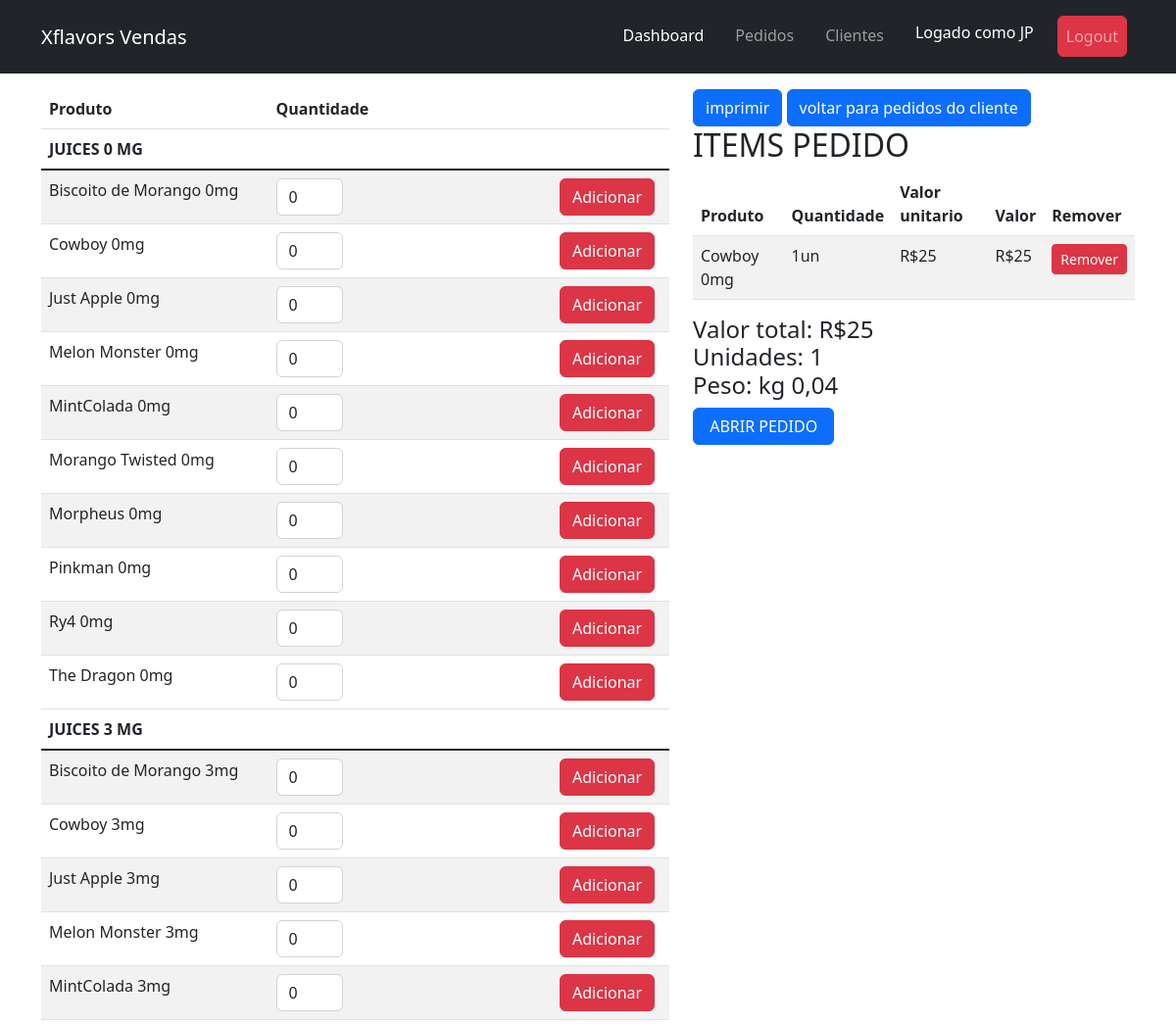
/pedido/14/42/ (signed in, upper part), run on an earlier commit of the app's database.
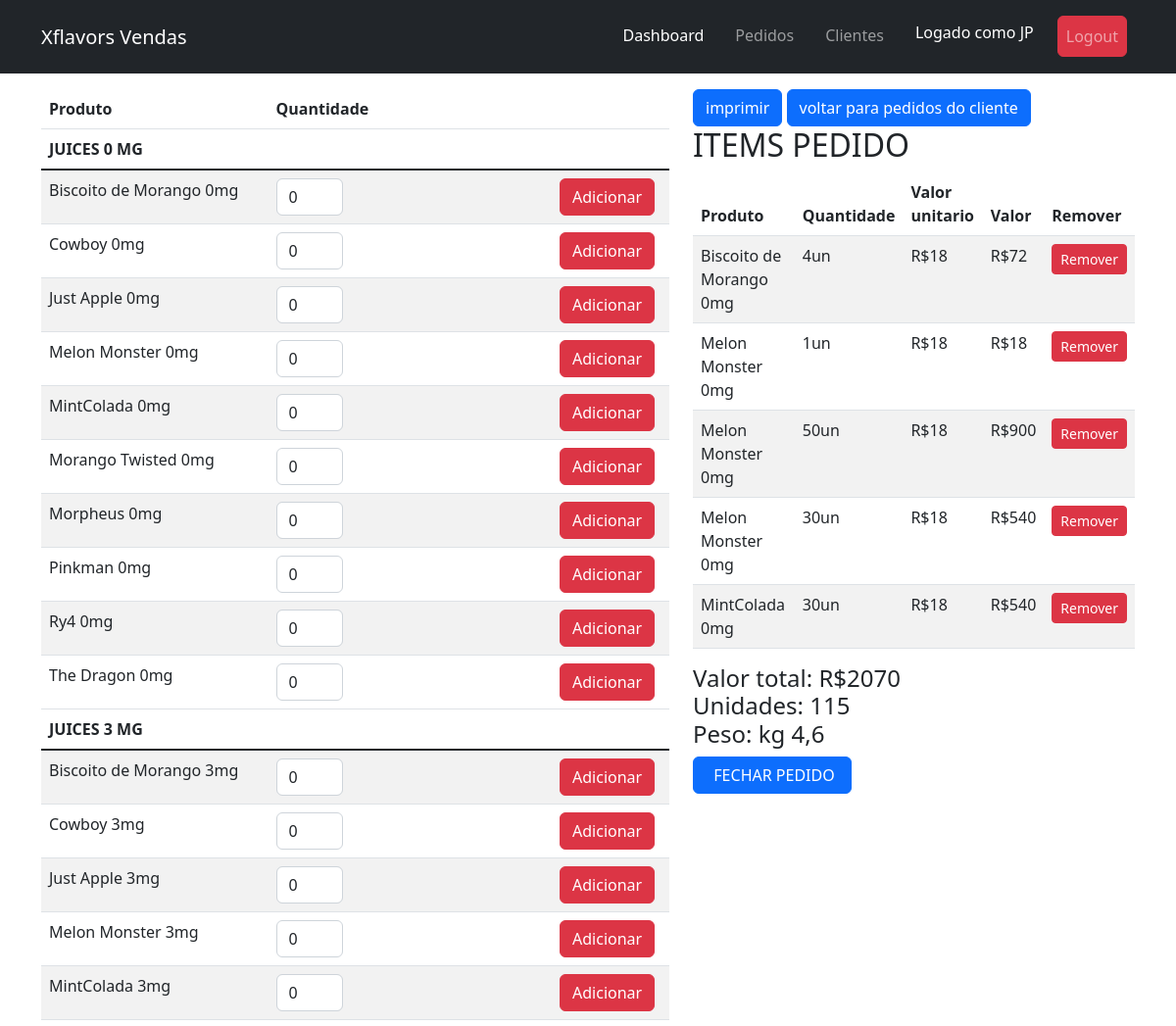
And on a later commit of the database.
### produtos/models.py (models this page shows, shortened)
class Juice(models.Model):
    NIC = (
        ("0mg", "0"),
        ("3mg", "3"),
        ("6mg", "6"),
        ("9mg", "9"),
        ("12mg", "12"),
    )
    nome = models.CharField(max_length=50)
    mls = models.IntegerField()
    mg = models.CharField(max_length= 4, choices = NIC,
        default ='0')
    valor = models.DecimalField(max_digits=8,decimal_places=2)
    descricao = models.TextField(max_length=800)
    criado = models.DateField(auto_now_add=True)
    updated = models.DateTimeField(auto_now=True)
    imagem = models.ImageField(upload_to='static/juices', null=True, blank=True)
    created_at = models.DateTimeField(auto_now_add=True, blank=True, null=True)
    updated_at = models.DateTimeField(auto_now=True, blank=True, null=True)

### pedidos/models.py (models this page shows, shortened)
class Pedido(models.Model):
    cliente = models.ForeignKey(Cliente, on_delete=models.CASCADE)
    vendedor = models.ForeignKey(Vendedor, on_delete=models.CASCADE)
    items = models.ManyToManyField(Item)
    created_at = models.DateTimeField(auto_now_add=True, blank=True, null=True)
    updated_at = models.DateTimeField(auto_now=True, blank=True, null=True)
    status = models.BooleanField(default=False)
    pagamento = models.BooleanField(default=False)
    primeira_compra = models.BooleanField(default=False)
    recebido = models.BooleanField(default=False)
    @property
    def valor_total(self):
        return sum([int(item.valor_total) for item in self.items.all()])
    @property
    def unidades_total(self):
        quantidade = sum([int(item.quantidade) for item in self.items.all()])
        return quantidade
    @property
    def peso(self):
        quantidade =  sum([int(item.quantidade) for item in self.items.all()])
        return  round(quantidade * 0.04,2)

class Item(models.Model):
    produto = models.ForeignKey(Juice, on_delete=models.CASCADE)
    quantidade = models.PositiveIntegerField()
    created_at = models.DateTimeField(auto_now_add=True, blank=True, null=True)
    updated_at = models.DateTimeField(auto_now=True, blank=True, null=True)
    @property
    def valor_total(self):
        qr_item = [it.items.all() for it in self.pedido_set.all()]
        total = []
        for items in qr_item:
            for item  in items:
                total.append(item.quantidade)
        quantidade= sum(total)
        if self.produto.mg == '9mg' or self.produto.mg == '12mg':
            if quantidade >= 20 and quantidade <= 49:
                return 24 * self.quantidade
            elif quantidade >= 50 and quantidade <= 99:
                return 22 * self.quantidade
            elif quantidade >= 100 and quantidade <= 199:
                return 20 * self.quantidade
            elif quantidade >= 200:
                return 19 * self.quantidade
            else:
                return self.quantidade * 27
        else:
            if quantidade >= 20 and quantidade <= 49:
                return 22 * self.quantidade
            elif quantidade >= 50 and quantidade <= 99:
                return 20 * self.quantidade
            elif quantidade >= 100 and quantidade <= 199:
                return 18 * self.quantidade
            elif quantidade >= 200:
                return 17 * self.quantidade
            else:
                return self.quantidade * 25
    def valor_unitario(self):
        qr_item = [it.items.all() for it in self.pedido_set.all()]
        total = []
        for items in qr_item:
            for item in items:
                total.append(item.quantidade)
        quantidade = sum(total)
        if self.produto.mg == '9mg' or self.produto.mg == '12mg':
            if quantidade >= 20 and quantidade <= 49:
                return 24
            elif quantidade >= 50 and quantidade <= 99:
                return 22
            elif quantidade >= 100 and quantidade <= 199:
                return 20
            elif quantidade >= 200:
                return 19
            else:
                return 27
        else:
            if quantidade >= 20 and quantidade <= 49:
                return 22
            elif quantidade >= 50 and quantidade <= 99:
                return 20
            elif quantidade >= 100 and quantidade <= 199:
                return 18
            elif quantidade >= 200:
                return 17
            else:
                return 25

### pedidos/views.py (the view)
# urls.py: path('pedido/<slug:cliente>/<int:pedido>/', pedido, name='pedido'),
@login_required
def pedido(request,cliente,pedido):
    clientes = Cliente.objects.filter(slug=cliente)
    vendedor = Vendedor.objects.all()
    produtos0mg = Juice.objects.filter(mg="0mg").order_by('nome')
    produtos3mg = Juice.objects.filter(mg="3mg").order_by('nome')
    produtos6mg = Juice.objects.filter(mg="6mg").order_by('nome')
    produtos9mg = Juice.objects.filter(mg="9mg").order_by('nome')
    produtos12mg = Juice.objects.filter(mg="12mg").order_by('nome')
    pedidos = Pedido.objects.filter(pk=pedido)
    item = Item.objects.all()
    context = {'cliente': clientes,
               'vendedor': vendedor,
               'produtos0mg': produtos0mg,
               'produtos3mg': produtos3mg,
               'produtos6mg': produtos6mg,
               'produtos9mg': produtos9mg,
               'produtos12mg': produtos12mg,
               'pedidos': pedidos,
               'item': item,
               }
    return render(request=request, template_name="pedido.html",context=context)

### templates/pedido.html (shortened to what this page needs)
{% extends 'base.html' %}
{% load static %}
{% block content %}
<div class="container mt-3">
    <div class="row">
        <div class="col-7">
            <table class="table table-striped table-inverse table-responsive">
                <thead class="thead-default">
                <tr>
                    <th>Produto</th>
                    <th>Quantidade</th>
                    <th></th>
                </tr>
                </thead>
                <thead class="thead-dark">
                <th>JUICES 0 MG</th>
                </thead>
                <tbody class="table-group-divider">
                {% for produto in produtos0mg %}
                    {% include 'partials/_produto_tabela.html' %}
                {% endfor %}
                <thead class="thead-dark">
                <th>JUICES 3 MG</th>
                </thead>
                <tbody class="table-group-divider">
                <tbody class="table-group-divider">
                {% for produto in produtos3mg %}
                    {% include 'partials/_produto_tabela.html' %}
                {% endfor %}
            </table>
            </div>
            <div class='col-5'>
                <a  class="btn btn-primary" href="imprimir" role="button">imprimir</a>
                <a  class="btn btn-primary" href="/pedidos/{% for client in cliente %}{{ client.id }}{% endfor %}" role="button">voltar para pedidos do cliente</a>
                <div id='pedido_carrinho'>
                    {% include 'partials/_items.html' %}
{% endblock %}

### templates/partials/_produto_tabela.html (shortened to what this page needs)
<tr>
    <td scope="row">{{produto.nome}} {{produto.mg}}</td>
    <form method="post" id="add_item{{produto.id}}">
        <div class="form-group">
            <td>
                <div class="col-3">
                    <input type="number"
                           class="form-control quantidade{{produto.id}}" name="quantidade{{produto.id}}"
                           id="quantidade{{produto.id}}" value="0" placeholder="">
                </div>
            </td>
            <td><button type="submit" class="btn btn-danger">Adicionar</button></td>
        </div>
    </form>
</tr>

### templates/partials/_items.html (shortened to what this page needs)
            <h2>ITEMS PEDIDO</h2>
            {% for pedido in pedidos %}
            <table class='table table-striped table-inverse table-responsive'>
                <thead class='thead-default'>
                <tr>
                    <th>Produto</th>
                    <th>Quantidade</th>
                    <th>Valor unitario</th>
                    <th>Valor</th>
                    <th>Remover</th>
                </tr>
                </thead>
                <tbody>
                {% for item in pedido.items.all %}
                <tr>
                    <td scope='row'>{{ item.produto.nome }} {{ item.produto.mg }}</td>
                    <td>{{item.quantidade}}un</td>
                    <td>R${{item.valor_unitario}}</td>
                    <td>R${{item.valor_total}}</td>
                    <td>
                    <form method='post' action='tirar_item'>
                                <button type='submit' name='deletar' class='btn btn-danger btn-sm'>Remover</button>
                    </form>
                    </td>
                </tr>
                {% endfor %}
                </tbody>
            </table>
            <H4> Valor total: R${{ pedido.valor_total }} <br> Unidades: {{pedido.unidades_total}} <br> Peso: kg {{pedido.peso}}</H4>
                <input name="" id="fechar" class="btn btn-primary" onclick="mudar_status()" type="button"
                       value="{% if pedido.status == True %} ABRIR PEDIDO {% else %}  FECHAR PEDIDO {% endif %}">
            </div>
            <br>
</div>
        </div>
    </div>
{% endfor %}

What changed in the data, as far as the page shows it:
changed Pedido: loses Item (produto.nome "Cowboy", produto.mg "0mg", quantidade "1", valor_unitario "25", valor_total "25"); valor_total "25" → "2070"; unidades_total "1" → "115"; peso "0,04" → "4,6"; status "ABRIR PEDIDO" → "FECHAR PEDIDO"
added Item: produto.nome "Biscoito de Morango", produto.mg "0mg", quantidade "4", valor_unitario "18", valor_total "72"
added Item: produto.nome "Melon Monster", produto.mg "0mg", quantidade "1", valor_unitario "18", valor_total "18"
added Item: produto.nome "Melon Monster", produto.mg "0mg", quantidade "50", valor_unitario "18", valor_total "900"
added Item: produto.nome "Melon Monster", produto.mg "0mg", quantidade "30", valor_unitario "18", valor_total "540"
added Item: produto.nome "MintColada", produto.mg "0mg", quantidade "30", valor_unitario "18", valor_total "540"
